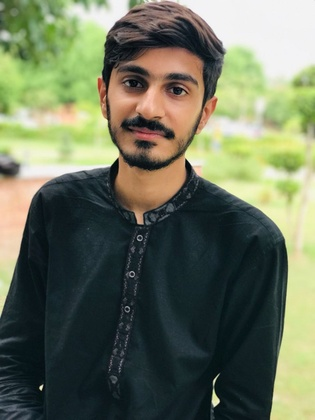
%> input picture img/profile.jpg, 315 x 420 px, shrunk from 768 x 1024 before the run
$ octave NoiseRemoval.m   (GNU Octave 9; MATLAB toolbox functions it lacks are replaced by stand-ins)
%> lines starting %> are read from the running program, lines starting %| are printed output that depends on the picture
A = (rgb2gray(imread("img\profile.jpg")));
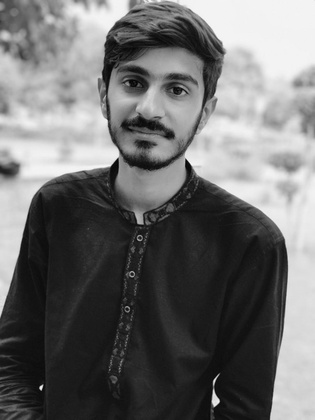
%> A: size 420x315 uint8; min 2, max 251, mean 109.6
[R ,C] = size(A);
%> R = 420; C = 315
B = zeros(R, C);
thresh = 127;
for i=3:1:R-2
    for j=3:1:C-2
        neighbours = A(i-2:i+2, j-2:j+2);
        neighbours_reshaped = reshape(neighbours.',1,[]);
        Max = sum(neighbours_reshaped);
        N = Max / 25;
        B(i,j) = N;
    end
end
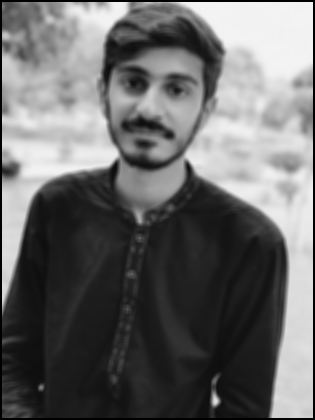
%> B: size 420x315 double; min 0, max 243.5, mean 106.1

c = 1.4*A ;
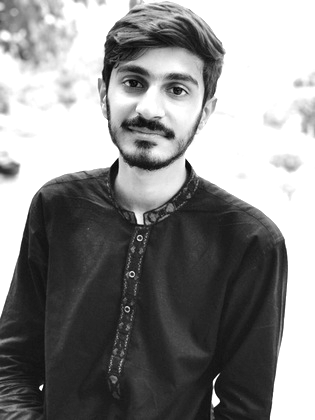
%> c: size 420x315 uint8; min 3, max 255, mean 137.8
c = double(c) - B;
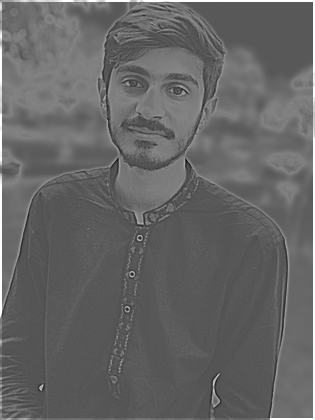
%> c: size 420x315 double; min -116.6, max 255, mean 31.7; drawn with min black and max white
D = double(A) + c;
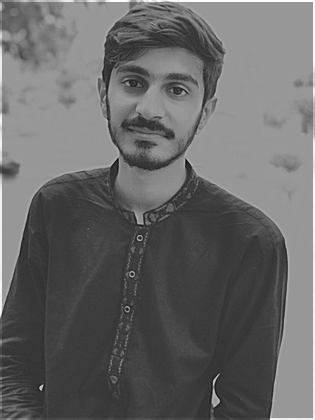
%> D: size 420x315 double; min -107.8, max 504, mean 141.2; drawn with min black and max white
figure;imshow(A)
figure;imshow(B,[])
figure;imshow(c)
%> after `imshow(c)`:
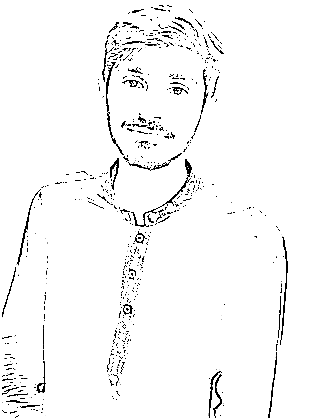
%> displayed picture: size 420x315, on the screen's scale of 0 to 255; min 0, max 255, mean 247
figure;imshow(D,[])

$ run again, with img/noised.jpg copied over img/profile.jpg
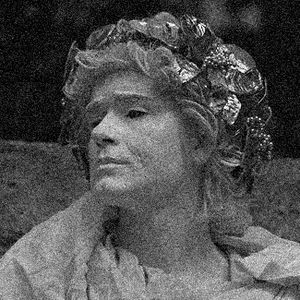
%> input picture img/noised.jpg, 300 x 300 px
%> after the loop `for i=3:1:R-2`:
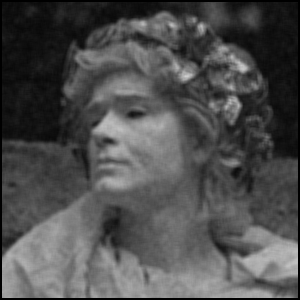
%> B: size 300x300 double; min 0, max 206.6, mean 78.3
%> `imshow(c)`:
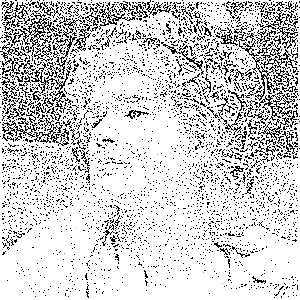
%> displayed picture: size 300x300, on the screen's scale of 0 to 255; min 0, max 255, mean 209.5
